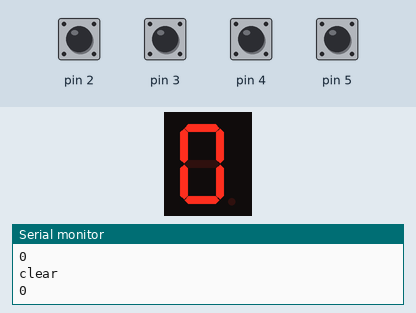
A sketch run on a simulated Arduino Uno, built with avr-gcc and run on an emulated ATmega328P. Parts: 1-digit seven-segment display, the last lines printed to the serial monitor. Wiring (inferred from the names in the program): 1-digit 7-segment display, segments lit when HIGH: segments pin 7, pin 8, pin 9, pin 10, pin 11, pin 12, pin 13. The test bench sets the inputs (shaded band); at power-on: pin 2–5 HIGH. The segment pins are drawn as the display they are named for.

Above: at 2.8 s.
2.9 s: pin 2 pulled LOW for 1.2 s
At 3.9 s:
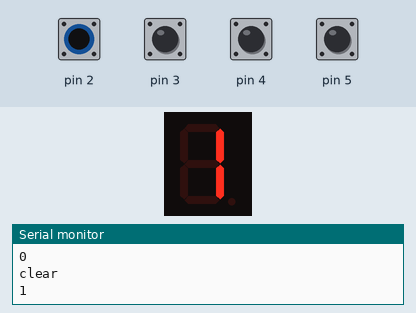
6.5 s: pin 3 pulled LOW for 1.2 s
At 7.8 s:
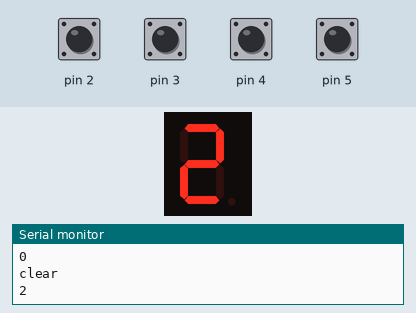
9.5 s: pin 4 pulled LOW for 1.2 s
At 10.5 s:
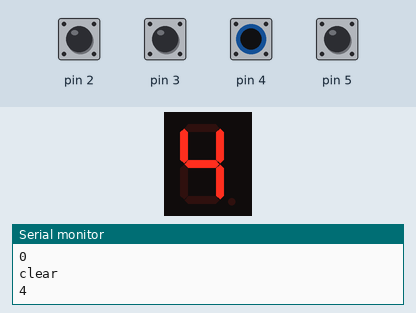
12.5 s: pin 5 pulled LOW for 1.2 s
At 13.8 s:
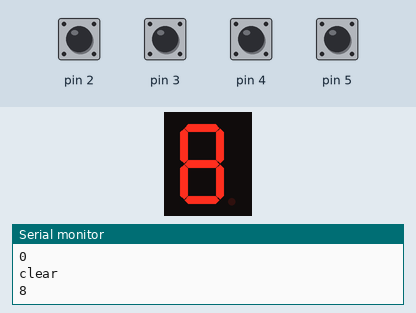
15.5 s: pin 3 driven LOW and pin 5 driven LOW
At 16.3 s:
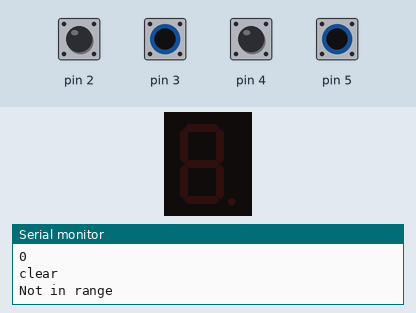
Timing chart, 0 to 18.5 s (numbered marks = the images above; inputs shaded):
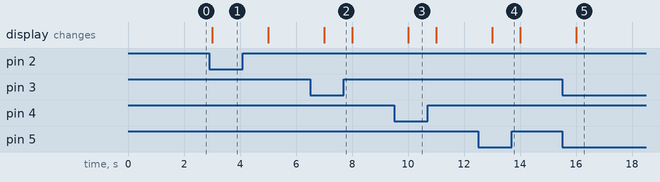

The sketch:

Display.ino
```cpp
//7-Segment Display
//Brandon Ackerman, RBT173
//https://youtu.be/rRPRKjDkRSg

//create variables for pins a-g on our display.
int a = 7;
int b = 8;
int c = 9;
int d = 10;
int e = 11;
int f = 12;
int g = 13;

//setup code
void setup()
{
    Serial.begin(9600); //starts the serial monitor at baud rate 9600.
for (int i = 7; i <= 13; i++) //configure "i" to inherit the values of pins 7 through 13.
{
    pinMode(i,OUTPUT); //set "i" as outputs.
}

for (int i = 2; i <= 5; i++) //configure "i" to inherit the values of pins 2 through 5.
{
    pinMode(i,INPUT_PULLUP); //set "i" as a pullup resistor input.
}
}

//main code loop
void loop()
{ //create read variables for our switches on pins 2-5.
    int val0 = digitalRead(2);
    int val1 = digitalRead(3);
    int val2 = digitalRead(4);
    int val3 = digitalRead(5);

//read pins 2,3,4,5 as binary inputs, but in reverse logic.
//if in binary 0 config (0000), read zero.
    if(val0 == 1 && val1 == 1 && val2 == 1 && val3 == 1)
    {
        clear(); //clear the display.
        number0(); //display number 0.
    }
//if in binary 1 config (0001, inv. 1110), read one.
    else if (val0 == 0 && val1 == 1 && val2 == 1 && val3 == 1)
    {
        clear(); //clear the display.
        number1(); //display number 1.
    }
//if in binary 2 config (0011, inv. 1101), read two.
    else if (val0 == 1 && val1 ==0 && val2 == 1 && val3 == 1)
    {
        clear(); //clear the display.
        number2(); //display number 2.
    }
//if in binary 3 config (0011, inv. 1100), read three.
    else if (val0 == 0 && val1 ==0 && val2 == 1 && val3 == 1)
    {
        clear(); //clear the display.
        number3(); //display number 3.
    }
//if in binary 4 config (0100, inv. 1011), read four.
    else if (val0 == 1 && val1 ==1 && val2 == 0 && val3 == 1)
    {
        clear(); //clear the display.
        number4(); //display number 4.
    }
    //if in binary 5 config (0101, inv. 1010), read five.
    else if (val0 == 0 && val1 ==1 && val2 == 0 && val3 == 1)
    {
        clear(); //clear the display.
        number5(); //display number 5.
    }
//if in binary 6 config (0110, inv. 1001), read six.
    else if (val0 == 1 && val1 ==0 && val2 ==0  && val3 ==1 )
    {
        clear(); //clear the display.
        number6(); //display number 6.
    }
//if in binary 7 config (0111, inv 1000), read seven.
    else if (val0 == 0 && val1 == 0 && val2 == 0 && val3 == 1)
    {
        clear(); //clear the display.
        number7(); //display number 7.
    }
//if in binary 8 config (1000), inv. 0111), read eight.
    else if (val0 == 1 && val1 ==1 && val2 == 1 && val3 == 0)
    {
        clear(); //clear the display.
        number8(); //display number 8.
    }
//if in binary 9 config (1001, inv. 0110), read nine.
    else if (val0 == 0 && val1 ==1 && val2 == 1 &a& val3 == 0)
    {
            clear(); //clear the display.
        number9(); //display number 9.
    }
    else
    {
      	clear(); //clear the display.
      //print the line "Not in range" to the serial console.
        Serial.println("Not in range");
    }
    delay(1000); //wait one second.
}

void clear()
{
digitalWrite(a, LOW);
digitalWrite(b, LOW);
digitalWrite(c, LOW);
digitalWrite(d, LOW);
digitalWrite(e, LOW);
digitalWrite(f, LOW);
digitalWrite(g, LOW);
Serial.println("clear");
}

void number0()
{
    digitalWrite(a, HIGH);
    digitalWrite(b, HIGH);
    digitalWrite(c, HIGH);
    digitalWrite(d, HIGH);
    digitalWrite(e, HIGH);
    digitalWrite(f, HIGH);
    digitalWrite(g, LOW);
    Serial.println("0");
}

void number1()
{
   // digitalWrite(a, LOW);
    digitalWrite(b, HIGH);
    digitalWrite(c, HIGH);
   // digitalWrite(d, LOW);
   // digitalWrite(e, LOW);
    //digitalWrite(f, LOW);
    //digitalWrite(g, LOW);
    Serial.println("1");
}
void number2()
{
    digitalWrite(a, HIGH);
    digitalWrite(b, HIGH);
    //digitalWrite(c, LOW);
    digitalWrite(d, HIGH);
    digitalWrite(e, HIGH);
    //digitalWrite(f, LOW);
    digitalWrite(g, HIGH);

    Serial.println("2");
}
void number3()
{
    digitalWrite(a, HIGH);
    digitalWrite(b, HIGH);
    digitalWrite(c, HIGH);
    digitalWrite(d, HIGH);
    //digitalWrite(e, LOW);
    //digitalWrite(f, LOW);
    digitalWrite(g, HIGH);
    Serial.println("3");
}
void number4()
{
    //digitalWrite(a, LOW);
    digitalWrite(b, HIGH);
    digitalWrite(c, HIGH);
    //digitalWrite(d, LOW);
    //digitalWrite(e, LOW);
    digitalWrite(f, HIGH);
    digitalWrite(g, HIGH);

    Serial.println("4");
}
void number5()
{
    digitalWrite(a, HIGH);
    //digitalWrite(b, LOW);
    digitalWrite(c, HIGH);
    digitalWrite(d, HIGH);
   // digitalWrite(e, LOW);
    digitalWrite(f, HIGH);
    digitalWrite(g, HIGH);

    Serial.println("5");
}
void number6()
{
    digitalWrite(a, HIGH);
    //digitalWrite(b, LOW);
    digitalWrite(c, HIGH);
    digitalWrite(d, HIGH);
    digitalWrite(e, HIGH);
    digitalWrite(f, HIGH);
    digitalWrite(g, HIGH);

    Serial.println("6");
}
void number7()
{
    digitalWrite(a, HIGH);
    digitalWrite(b, HIGH);
    digitalWrite(c, HIGH);
   // digitalWrite(d, LOW);
    //digitalWrite(e, LOW);
    //digitalWrite(f, LOW);
   // digitalWrite(g, LOW);
    Serial.println("7");
}
void number8()
{
    digitalWrite(a, HIGH);
    digitalWrite(b, HIGH);
    digitalWrite(c, HIGH);
    digitalWrite(d, HIGH);
    digitalWrite(e, HIGH);
    digitalWrite(f, HIGH);
    digitalWrite(g, HIGH);
    Serial.println("8");
}
void number9()
{
    digitalWrite(a, HIGH);
    digitalWrite(b, HIGH);
    digitalWrite(c, HIGH);
    digitalWrite(d, HIGH);
    //digitalWrite(e, LOW);
    digitalWrite(f, HIGH);
    digitalWrite(g, HIGH);
    Serial.println("9");
}
```

Measured:
- after the input at 2.9 s, the display: changes after 0.10 s (image 1)
- after the input at 6.5 s, the display: changes after 0.50 s (image 2)
- after the input at 9.5 s, the display: changes after 0.50 s (image 3)
- after the input at 12.5 s, the display: changes after 0.50 s (image 4)
- after the input at 15.5 s, the display: changes after 0.50 s (image 5)
